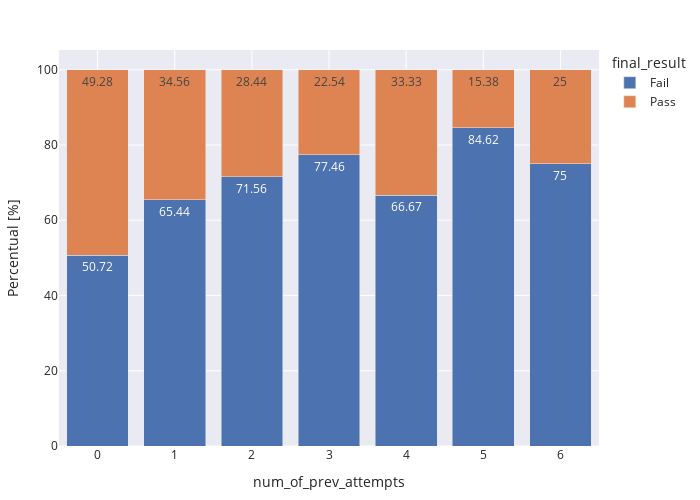

Notebook cell for this chart:
### Code cell
count_plot(90,0,student_info,"num_of_prev_attempts")
stacked_plot(student_info, 'num_of_prev_attempts', 'final_result', 'id_student')

### Figure 1 — Plotly figure (JSON) as saved in the notebook; plotly's stock layout.template omitted (floating-point values rounded to 4 significant figures)
{"data": [{"alignmentgroup": "True", "hovertemplate": "final_result=Fail<br>num_of_prev_attempts=%{x}<br>Percentual=%{text}<extra></extra>", "legendgroup": "Fail", "marker": {"color": "rgb(76,114,176)", "pattern": {"shape": ""}}, "name": "Fail", "offsetgroup": "Fail", "orientation": "v", "showlegend": true, "text": [50.72, 65.44, 71.56, 77.46, 66.67, 84.62, 75], "textposition": "auto", "type": "bar", "x": [0, 1, 2, 3, 4, 5, 6], "xaxis": "x", "y": [50.72, 65.44, 71.56, 77.46, 66.67, 84.62, 75], "yaxis": "y"}, {"alignmentgroup": "True", "hovertemplate": "final_result=Pass<br>num_of_prev_attempts=%{x}<br>Percentual=%{text}<extra></extra>", "legendgroup": "Pass", "marker": {"color": "rgb(221,132,82)", "pattern": {"shape": ""}}, "name": "Pass", "offsetgroup": "Pass", "orientation": "v", "showlegend": true, "text": [49.28, 34.56, 28.44, 22.54, 33.33, 15.38, 25], "textposition": "auto", "type": "bar", "x": [0, 1, 2, 3, 4, 5, 6], "xaxis": "x", "y": [49.28, 34.56, 28.44, 22.54, 33.33, 15.38, 25], "yaxis": "y"}], "layout": {"barmode": "stack", "height": 500, "legend": {"title": {"text": "final_result"}, "tracegroupgap": 0}, "margin": {"b": 20, "l": 20, "r": 50, "t": 50}, "uniformtext": {"minsize": 9, "mode": "hide"}, "width": 700, "xaxis": {"anchor": "y", "domain": [0, 1], "title": {"text": "num_of_prev_attempts"}}, "yaxis": {"anchor": "x", "domain": [0, 1], "title": {"text": "Percentual [%]"}}}}
